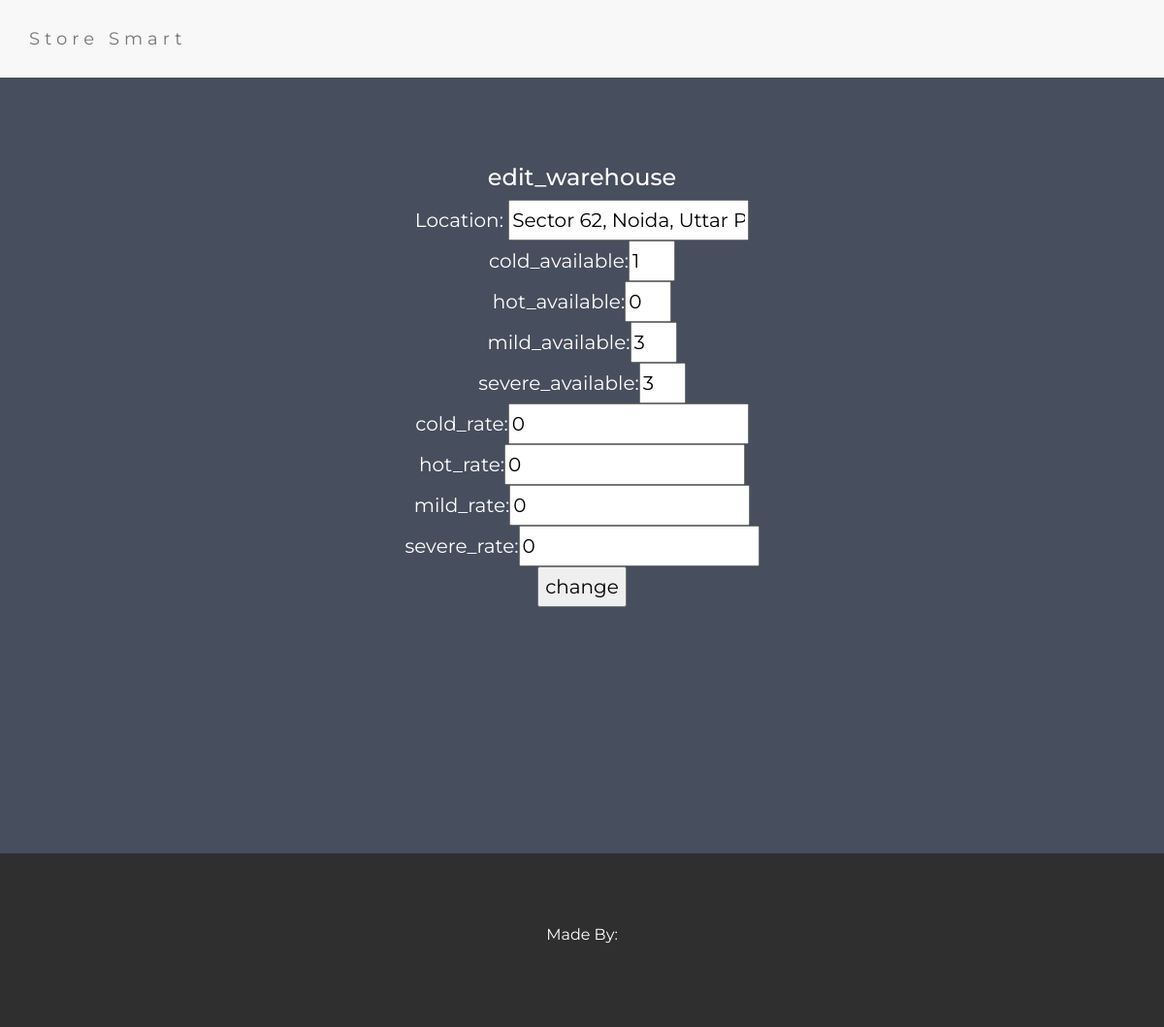
The app's page /edit_warehouse/6/ (signed in), older data.
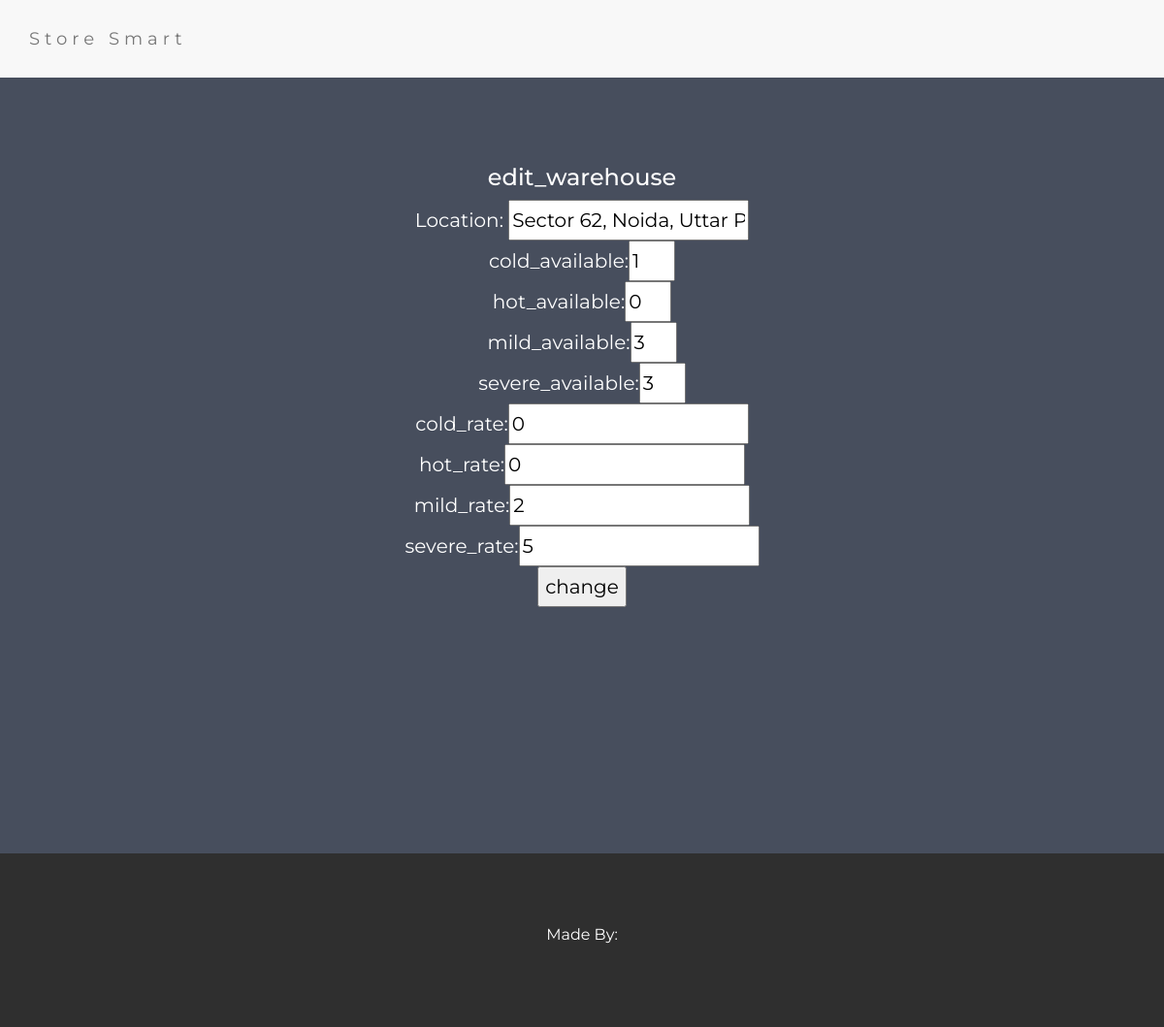
The same page, newer data.
### ware/models.py (models this page shows)
class warehouse(models.Model):
	user=models.CharField(max_length=200)
	location = models.CharField(max_length=1000)
	cold_rate=models.PositiveSmallIntegerField(default=0 ,null=True)
	hot_rate=models.PositiveSmallIntegerField(default=0 ,null=True)
	mild_rate=models.PositiveSmallIntegerField(default=0 ,null=True)
	severe_rate=models.PositiveSmallIntegerField(default=0 ,null=True)
	cold_total=models.PositiveSmallIntegerField(default=0 ,null=True)
	hot_total=models.PositiveSmallIntegerField(default=0 ,null=True)
	mild_total=models.PositiveSmallIntegerField(default=0 ,null=True)
	severe_total=models.PositiveSmallIntegerField(default=0 ,null=True)
	cold_available=models.PositiveSmallIntegerField(default=0 ,null=True)
	hot_available=models.PositiveSmallIntegerField(default=0 ,null=True)
	mild_available=models.PositiveSmallIntegerField(default=0 ,null=True)
	severe_available=models.PositiveSmallIntegerField(default=0 ,null=True)
	def __str__(self):
		return self.location

### ware/views.py (the view, shortened to what this page needs)
# urls.py: url(r'^edit_warehouse/(?P<id>[\w\-]+)/$',edit_warehouse,name='edit'),
def edit_warehouse(request,id):
	if request.user.is_authenticated() and Userform.objects.get(user=request.user).flag==1:
		if request.method=="GET":
			ware=warehouse.objects.get(id=id)
			print (ware)
			return render(request,'edit_warehouse.html',{'ware':ware})
	elif Userform.objects.get(user=request.user).flag==2:
		return HttpResponseRedirect('/')
	else:
		return HttpResponseRedirect('/account/login')

### ware/templates/edit_warehouse.html (shortened to what this page needs)
<!DOCTYPE html>
<html lang="en">
<head>
  <link rel="stylesheet" href="http://maxcdn.bootstrapcdn.com/bootstrap/3.3.6/css/bootstrap.min.css">
</head>
<body>
<nav class="navbar navbar-default">
  <div class="container">
    <div class="navbar-header">
      <a class="navbar-brand" href="#">Store Smart</a>
    </div>
    <div class="collapse navbar-collapse" id="myNavbar">
    </div>
  </div>
</nav>
<div class="container-fluid bg-1 text-center">
<h3>edit_warehouse</h3>
<form action="" method="POST">{% csrf_token %}
Location:
<input type="text" name="location" value="{{ware.location}}"><br>
cold_available:<input type="number" name="cold" min="0" max={{ware.cold_total}} value={{ware.cold_available}} required><br>
hot_available:<input type="number" name="hot" min="0" max={{ware.hot_total}} value={{ware.hot_available}} required><br>
mild_available:<input type="number" name="mild" min="0" max={{ware.mild_total}} value={{ware.mild_available}} required><br>
severe_available:<input type="number" name="severe" min="0" max={{ware.severe_total}} value={{ware.severe_available}} required><br>
cold_rate:<input type="number" name="cold_rate" min="0" value={{ware.cold_rate}} required><br>
hot_rate:<input type="number" name="hot_rate" min="0" value={{ware.hot_rate}} required><br>
mild_rate:<input type="number" name="mild_rate" min="0" value={{ware.mild_rate}} required><br>
severe_rate:<input type="number" name="severe_rate" min="0" value={{ware.severe_rate}} required><br>
<input type="submit" value="change">
</form>
</div>
<footer class="container-fluid bg-4 text-center">
  <p>Made By:</p>
</footer>
</body>
</html>

Row changes from the older to the newer data that the page shows:
changed warehouse "Sector 62, Noida, Uttar Pradesh, India": mild_rate "0" → "2"; severe_rate "0" → "5"
